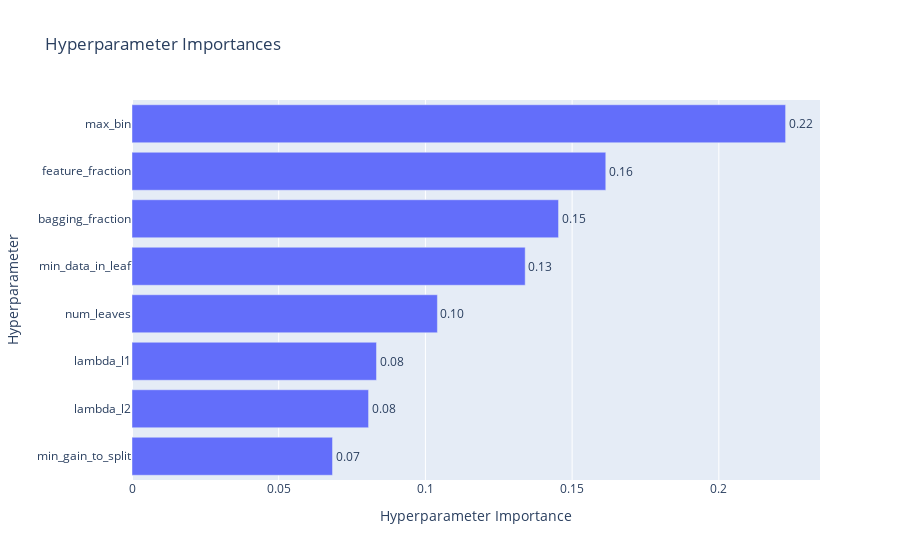

Source (notebook cell):
### Markdown cell above
変数の重要度ではなく、パラメタの重要を確認することもできる。

### Code cell
optuna.visualization.plot_param_importances(study).show()

### Figure 1 — Plotly figure (JSON) as saved in the notebook; plotly's stock layout.template omitted (floating-point values rounded to 4 significant figures)
{"data": [{"cliponaxis": false, "hovertemplate": ["min_gain_to_split (FloatDistribution): 0.06833986911137825<extra></extra>", "lambda_l2 (FloatDistribution): 0.0806269725410543<extra></extra>", "lambda_l1 (FloatDistribution): 0.08333391567308561<extra></extra>", "num_leaves (IntDistribution): 0.10408547707271806<extra></extra>", "min_data_in_leaf (IntDistribution): 0.13400632083286904<extra></extra>", "bagging_fraction (FloatDistribution): 0.14537223776327513<extra></extra>", "feature_fraction (FloatDistribution): 0.16147492504546718<extra></extra>", "max_bin (IntDistribution): 0.2227602819601524<extra></extra>"], "name": "Objective Value", "orientation": "h", "text": ["0.07", "0.08", "0.08", "0.10", "0.13", "0.15", "0.16", "0.22"], "textposition": "outside", "type": "bar", "x": [0.06834, 0.08063, 0.08333, 0.1041, 0.134, 0.1454, 0.1615, 0.2228], "y": ["min_gain_to_split", "lambda_l2", "lambda_l1", "num_leaves", "min_data_in_leaf", "bagging_fraction", "feature_fraction", "max_bin"]}], "layout": {"title": {"text": "Hyperparameter Importances"}, "xaxis": {"title": {"text": "Hyperparameter Importance"}}, "yaxis": {"title": {"text": "Hyperparameter"}}}}
